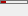
<?xml version="1.0" encoding="UTF-8"?>
<ui version="4.0">
 <class>progressbar</class>
 <widget class="QWidget" name="progressbar">
  <property name="geometry">
   <rect>
    <x>0</x>
    <y>0</y>
    <width>28</width>
    <height>16</height>
   </rect>
  </property>
  <widget class="QFrame" name="frame_frame">
   <property name="geometry">
    <rect>
     <x>0</x>
     <y>0</y>
     <width>28</width>
     <height>4</height>
    </rect>
   </property>
   <property name="palette">
    <palette>
     <active>
      <colorrole role="WindowText">
       <brush brushstyle="SolidPattern">
        <color alpha="255">
         <red>120</red>
         <green>120</green>
         <blue>120</blue>
        </color>
       </brush>
      </colorrole>
     </active>
     <inactive>
      <colorrole role="WindowText">
       <brush brushstyle="SolidPattern">
        <color alpha="255">
         <red>120</red>
         <green>120</green>
         <blue>120</blue>
        </color>
       </brush>
      </colorrole>
     </inactive>
     <disabled>
      <colorrole role="WindowText">
       <brush brushstyle="SolidPattern">
        <color alpha="255">
         <red>118</red>
         <green>118</green>
         <blue>117</blue>
        </color>
       </brush>
      </colorrole>
     </disabled>
    </palette>
   </property>
   <property name="frameShape">
    <enum>QFrame::Box</enum>
   </property>
   <widget class="QFrame" name="frame_content">
    <property name="geometry">
     <rect>
      <x>1</x>
      <y>1</y>
      <width>5</width>
      <height>2</height>
     </rect>
    </property>
    <property name="palette">
     <palette>
      <active>
       <colorrole role="WindowText">
        <brush brushstyle="SolidPattern">
         <color alpha="255">
          <red>170</red>
          <green>0</green>
          <blue>0</blue>
         </color>
        </brush>
       </colorrole>
      </active>
      <inactive>
       <colorrole role="WindowText">
        <brush brushstyle="SolidPattern">
         <color alpha="255">
          <red>170</red>
          <green>0</green>
          <blue>0</blue>
         </color>
        </brush>
       </colorrole>
      </inactive>
      <disabled>
       <colorrole role="WindowText">
        <brush brushstyle="SolidPattern">
         <color alpha="255">
          <red>127</red>
          <green>127</green>
          <blue>127</blue>
         </color>
        </brush>
       </colorrole>
      </disabled>
     </palette>
    </property>
    <property name="frameShape">
     <enum>QFrame::Box</enum>
    </property>
   </widget>
  </widget>
 </widget>
 <resources/>
 <connections/>
</ui>
